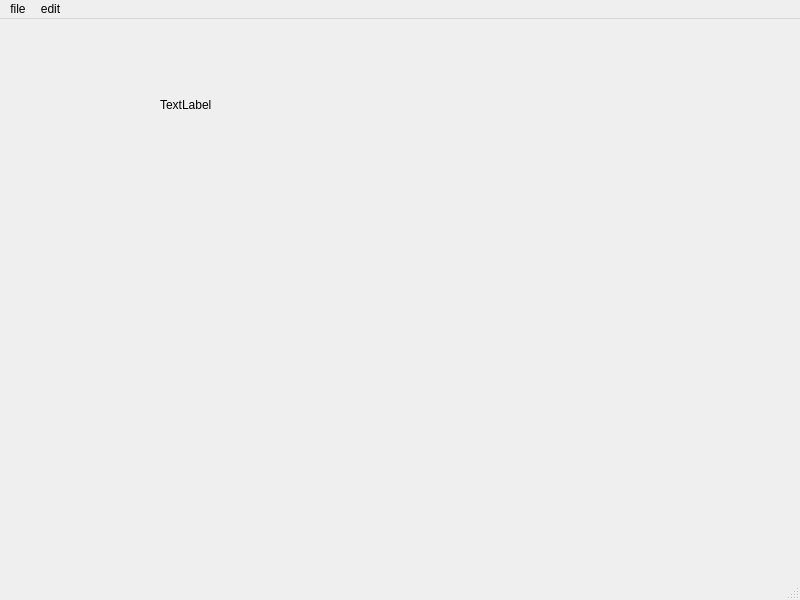
<?xml version="1.0" encoding="UTF-8"?>
<ui version="4.0">
 <class>MainWindow</class>
 <widget class="QMainWindow" name="MainWindow">
  <property name="geometry">
   <rect>
    <x>0</x>
    <y>0</y>
    <width>800</width>
    <height>600</height>
   </rect>
  </property>
  <property name="windowTitle">
   <string>MainWindow</string>
  </property>
  <widget class="QWidget" name="centralwidget">
   <widget class="QLabel" name="label">
    <property name="geometry">
     <rect>
      <x>160</x>
      <y>70</y>
      <width>112</width>
      <height>31</height>
     </rect>
    </property>
    <property name="text">
     <string>TextLabel</string>
    </property>
   </widget>
  </widget>
  <widget class="QMenuBar" name="menubar">
   <property name="geometry">
    <rect>
     <x>0</x>
     <y>0</y>
     <width>800</width>
     <height>47</height>
    </rect>
   </property>
   <widget class="QMenu" name="menufile">
    <property name="title">
     <string>file</string>
    </property>
    <addaction name="actionnew"/>
    <addaction name="actionsave"/>
   </widget>
   <widget class="QMenu" name="menuedit">
    <property name="title">
     <string>edit</string>
    </property>
    <addaction name="actioncopy"/>
    <addaction name="actionpaste"/>
   </widget>
   <addaction name="menufile"/>
   <addaction name="menuedit"/>
  </widget>
  <widget class="QStatusBar" name="statusbar"/>
  <action name="actionnew">
   <property name="text">
    <string>new</string>
   </property>
   <property name="statusTip">
    <string>create a new file</string>
   </property>
   <property name="shortcut">
    <string>Ctrl+N</string>
   </property>
  </action>
  <action name="actionsave">
   <property name="text">
    <string>save</string>
   </property>
   <property name="statusTip">
    <string>save a file</string>
   </property>
   <property name="shortcut">
    <string>Ctrl+S</string>
   </property>
  </action>
  <action name="actioncopy">
   <property name="text">
    <string>copy</string>
   </property>
   <property name="statusTip">
    <string>copy file</string>
   </property>
   <property name="shortcut">
    <string>Ctrl+C</string>
   </property>
  </action>
  <action name="actionpaste">
   <property name="text">
    <string>paste</string>
   </property>
   <property name="statusTip">
    <string>paste file</string>
   </property>
   <property name="shortcut">
    <string>Ctrl+V</string>
   </property>
  </action>
 </widget>
 <resources/>
 <connections/>
</ui>
